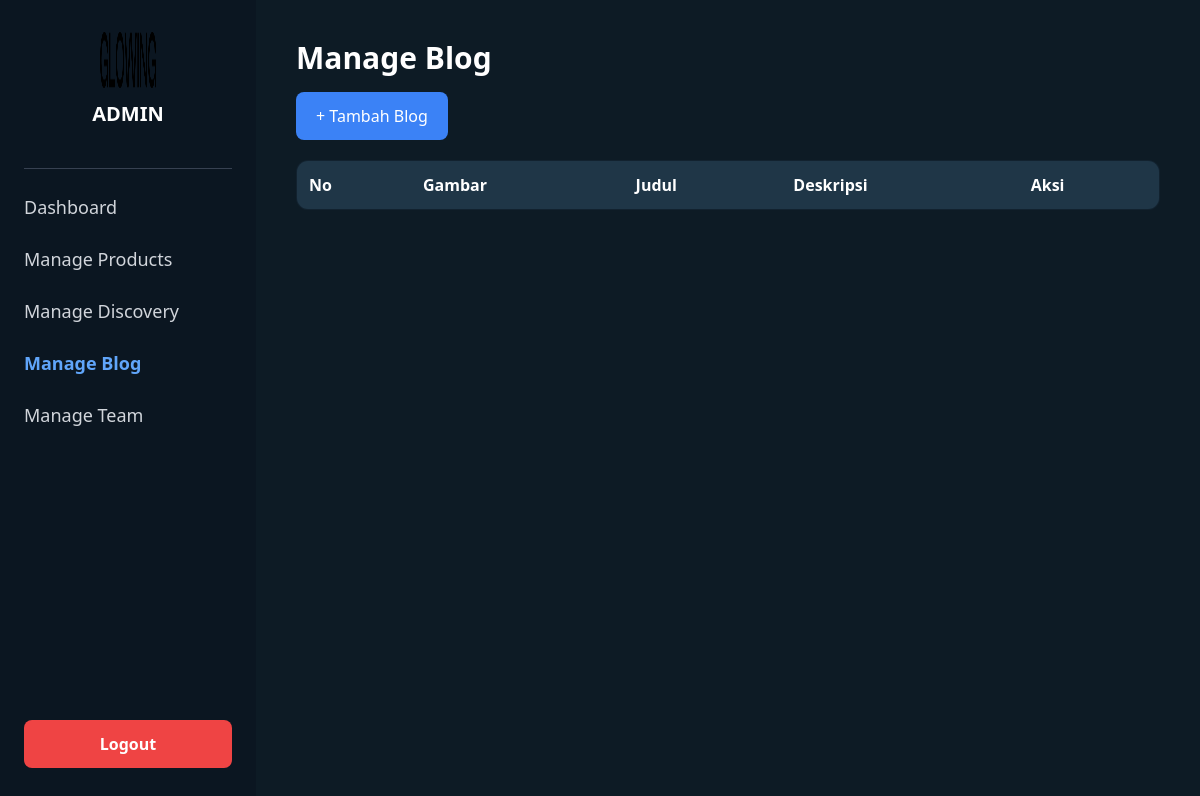
The app's page /admin/blog/index.php (signed in), older data.
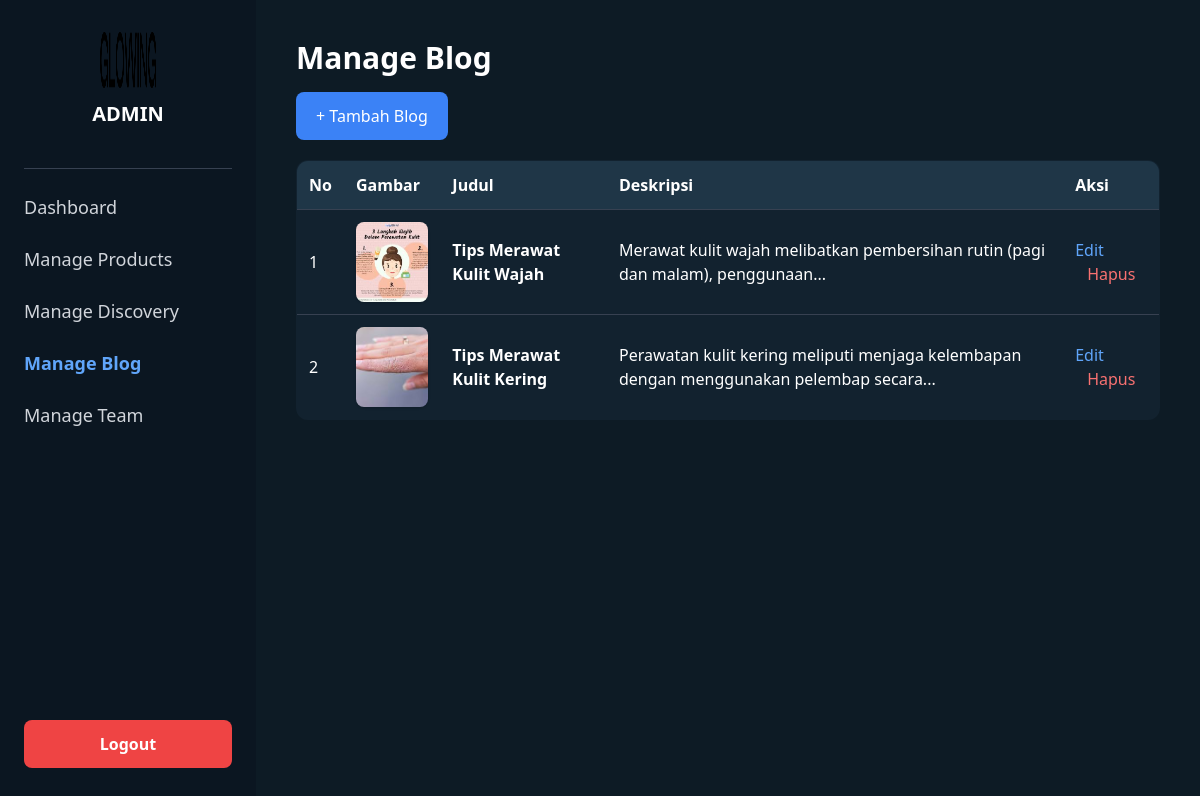
The same page, newer data.
### tables this page shows
CREATE TABLE `sharing` (
  `id` int NOT NULL,
  `user_id` int NOT NULL,
  `judul` varchar(255) NOT NULL,
  `deskripsi` text NOT NULL,
  `gambar` varchar(255) DEFAULT NULL,
  `created_at` datetime DEFAULT CURRENT_TIMESTAMP,
  `updated_at` datetime DEFAULT CURRENT_TIMESTAMP ON UPDATE CURRENT_TIMESTAMP
);

### admin/blog/index.php (the view, shortened to what this page needs)
<?php
include "../../config.php";
$list = mysqli_query($conn, "SELECT * FROM sharing ORDER BY id DESC");
$no = 1;
?>
<!DOCTYPE html>
<html lang="id">
<head>
    <script src="https://cdn.tailwindcss.com"></script>
</head>
<body class="bg-[#0d1b25] text-white min-h-screen flex">
    <aside class="w-64 bg-[#0b1621] h-screen px-6 py-8 flex flex-col fixed left-0 top-0">
        <div class="flex flex-col items-center space-y-3 mb-10">
            <img src="../../assets/img/logo.png" class="w-14 h-14">
            <h1 class="font-bold text-xl">ADMIN</h1>
        </div>
        <div class="border-b border-gray-700 mb-6"></div>
        <nav class="flex-grow space-y-6 text-lg">
            <a href="../index.php" class="text-gray-300 hover:text-white block">Dashboard</a>
            <a href="../product/index.php" class="text-gray-300 hover:text-white block">Manage Products</a>
            <a href="../discovery/index.php" class="text-gray-300 hover:text-white block">Manage Discovery</a>
            <a href="./index.php" class="text-blue-400 font-semibold block">Manage Blog</a>
            <a href="../team/index.php" class="text-gray-300 hover:text-white block">Manage Team</a>
        </nav>
        <a href="../../logout.php"
           class="mt-auto bg-red-500 text-white px-6 py-3 rounded-lg font-semibold text-center block">
           Logout
        </a>
    </aside>
    <main class="flex-1 p-10 ml-64">
        <h2 class="text-3xl font-bold mb-4">Manage Blog</h2>
        <a href="./create.php"
           class="inline-block bg-blue-500 hover:bg-blue-600 px-5 py-3 rounded-lg font-medium mb-5">
           + Tambah Blog
        </a>
        <div class="overflow-x-auto">
            <table class="w-full border border-gray-700 bg-[#12222f] rounded-xl overflow-hidden">
                <thead class="bg-[#1f3647]">
                    <tr>
                        <th class="p-3 text-left">No</th>
                        <th class="p-3 text-left">Gambar</th>
                        <th class="p-3 text-left">Judul</th>
                        <th class="p-3 text-left">Deskripsi</th>
                        <th class="p-3 text-left">Aksi</th>
                    </tr>
                </thead>
                <tbody>
                <?php while ($s = mysqli_fetch_assoc($list)) { ?>
                    <tr class="border-t border-gray-700">
                        <td class="p-3"><?= $no++; ?></td>
                        <td class="p-3">
                            <?php if ($s['gambar']) { ?>
                                <img src="../../assets/uploads/sharing/<?= $s['gambar'] ?>" class="w-20 h-20 object-cover rounded-lg shadow">
                            <?php } else { ?>
                                <span class="text-gray-400">Tidak ada</span>
                            <?php } ?>
                        </td>
                        <td class="p-3 font-semibold"><?= $s['judul']; ?></td>
                        <td class="p-3">
                            <?= implode(' ', array_slice(explode(' ', strip_tags($s['deskripsi'])), 0, 10)) . '...'; ?>
                        </td>
                        <td class="p-3 space-x-3">
                            <a href="edit.php?id=<?= $s['id']; ?>"
                               class="text-blue-400 hover:underline">Edit</a>
                            <a onclick="return confirm('Yakin hapus blog ini?')"
                               href="delete.php?id=<?= $s['id']; ?>"
                               class="text-red-400 hover:underline">
                               Hapus
                            </a>
                        </td>
                    </tr>
                <?php } ?>
                </tbody>
            </table>
        </div>
    </main>
</body>
</html>

Row changes from the older to the newer data that the page shows:
added sharing: gambar (picture), judul "Tips Merawat Kulit Wajah", deskripsi "Merawat kulit wajah melibatkan pembersihan rutin (pagi dan malam), penggunaan"
added sharing: gambar (picture), judul "Tips Merawat Kulit Kering", deskripsi "Perawatan kulit kering meliputi menjaga kelembapan dengan menggunakan pelembap secara"
